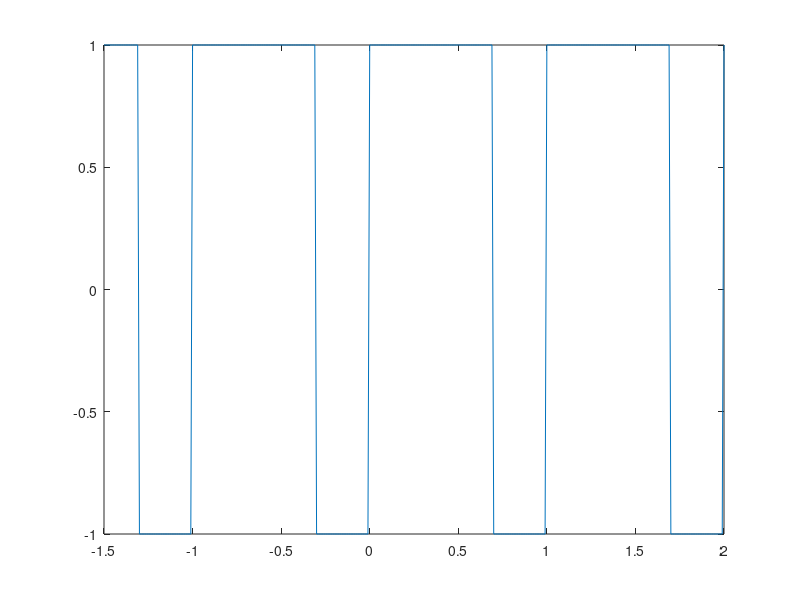

Write the MATLAB code that produced this figure. (Note: this script raises an error after producing the figure.)
% U1. E1
% Generar señal cuadrada y mostrarla en tiempo continuo
clear;
clc;
% definir un intervalo de tiempo
t=-1.5:0.01:2;
% datos de la señal
f=1;
w=2*pi*f;       % Frecuencia angular (rad/s)
A=1;              % Escalamenito en Amplitud (pico)
k=0;               % Desplazamiento en amplitud
D=70;            % Ciclo de trabajo (Duty cycle)
% Generar Señal
ft=A*square(w*t,D)+k;
% mostrar resultados
plot(t,ft)
title("Señal cuadrada con frecuencia de "+f+"Hz")
axis([-1.6 2.1 (-A-0.1+k) (A+0.1+k)])
